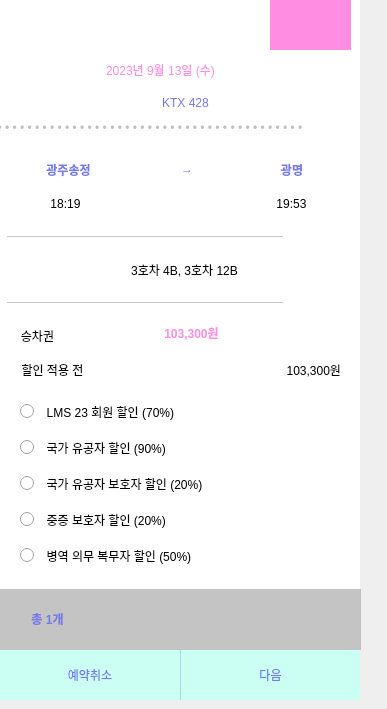
       <widget class="QWidget" name="page_3">
        <widget class="QLabel" name="label2_j">
         <property name="geometry">
          <rect>
           <x>0</x>
           <y>0</y>
           <width>360</width>
           <height>50</height>
          </rect>
         </property>
         <property name="font">
          <font>
           <pointsize>13</pointsize>
          </font>
         </property>
         <property name="styleSheet">
          <string notr="true">background-image: url(:/resources/paytop.png);
color: rgb(255, 255, 255);</string>
         </property>
         <property name="text">
          <string>승차권 확인</string>
         </property>
         <property name="alignment">
          <set>Qt::AlignCenter</set>
         </property>
        </widget>
        <widget class="QPushButton" name="hidebutton">
         <property name="geometry">
          <rect>
           <x>323</x>
           <y>13</y>
           <width>20</width>
           <height>20</height>
          </rect>
         </property>
         <property name="styleSheet">
          <string notr="true">image: url(:/resources/close.png);
background-color: rgb(255, 141, 225);
border:none;</string>
         </property>
         <property name="text">
          <string/>
         </property>
        </widget>
        <widget class="QLabel" name="label1_j">
         <property name="geometry">
          <rect>
           <x>270</x>
           <y>0</y>
           <width>81</width>
           <height>50</height>
          </rect>
         </property>
         <property name="styleSheet">
          <string notr="true">background-color: rgb(255, 141, 225);</string>
         </property>
         <property name="text">
          <string/>
         </property>
        </widget>
        <widget class="QLabel" name="day">
         <property name="geometry">
          <rect>
           <x>106</x>
           <y>54</y>
           <width>161</width>
           <height>31</height>
          </rect>
         </property>
         <property name="styleSheet">
          <string notr="true">color: rgb(255, 141, 225);
font: 13pt &quot;Ubuntu&quot;;</string>
         </property>
         <property name="text">
          <string>2023년 9월 13일 (수)</string>
         </property>
        </widget>
        <widget class="QLabel" name="day_2">
         <property name="geometry">
          <rect>
           <x>105</x>
           <y>87</y>
           <width>161</width>
           <height>31</height>
          </rect>
         </property>
         <property name="styleSheet">
          <string notr="true">color: rgb(116,122,232);
font: 13pt &quot;Ubuntu&quot;;</string>
         </property>
         <property name="text">
          <string>KTX 428</string>
         </property>
         <property name="alignment">
          <set>Qt::AlignCenter</set>
         </property>
        </widget>
        <widget class="QLabel" name="label_2_j">
         <property name="geometry">
          <rect>
           <x>0</x>
           <y>0</y>
           <width>360</width>
           <height>700</height>
          </rect>
         </property>
         <property name="styleSheet">
          <string notr="true">background-color: rgb(255, 255, 255);</string>
         </property>
         <property name="text">
          <string/>
         </property>
        </widget>
        <widget class="QLabel" name="label_3_j">
         <property name="geometry">
          <rect>
           <x>-10</x>
           <y>118</y>
           <width>371</width>
           <height>20</height>
          </rect>
         </property>
         <property name="styleSheet">
          <string notr="true">color: rgb(192, 191, 188);</string>
         </property>
         <property name="text">
          <string>• • • • • • • • • • • • • • • • • • • • • • • • • • • • • • • • • • • • • • • • • •</string>
         </property>
        </widget>
        <widget class="QLabel" name="label_4_j">
         <property name="geometry">
          <rect>
           <x>18</x>
           <y>150</y>
           <width>101</width>
           <height>40</height>
          </rect>
         </property>
         <property name="styleSheet">
          <string notr="true">color: rgb(116,122,232);
font: 18pt &quot;Ubuntu&quot;;
font: bold;</string>
         </property>
         <property name="text">
          <string>광주송정</string>
         </property>
         <property name="alignment">
          <set>Qt::AlignCenter</set>
         </property>
        </widget>
        <widget class="QLabel" name="label_6_j">
         <property name="geometry">
          <rect>
           <x>247</x>
           <y>150</y>
           <width>90</width>
           <height>40</height>
          </rect>
         </property>
         <property name="styleSheet">
          <string notr="true">color: rgb(116,122,232);
font: 18pt &quot;Ubuntu&quot;;
font: bold;</string>
         </property>
         <property name="text">
          <string>광명</string>
         </property>
         <property name="alignment">
          <set>Qt::AlignCenter</set>
         </property>
        </widget>
        <widget class="QLabel" name="label_7_j">
         <property name="geometry">
          <rect>
           <x>142</x>
           <y>149</y>
           <width>90</width>
           <height>40</height>
          </rect>
         </property>
         <property name="styleSheet">
          <string notr="true">color: rgb(116,122,232);
font: 16pt &quot;Ubuntu&quot;;
font: bold;</string>
         </property>
         <property name="text">
          <string>→</string>
         </property>
         <property name="alignment">
          <set>Qt::AlignCenter</set>
         </property>
        </widget>
        <widget class="QLabel" name="label_8_j">
         <property name="geometry">
          <rect>
           <x>7</x>
           <y>226</y>
           <width>371</width>
           <height>20</height>
          </rect>
         </property>
         <property name="styleSheet">
          <string notr="true">color: rgb(192, 191, 188);</string>
         </property>
         <property name="text">
          <string>―――――――――――――――――――――――</string>
         </property>
        </widget>
        <widget class="QLabel" name="label_9_j">
         <property name="geometry">
          <rect>
           <x>32</x>
           <y>195</y>
           <width>67</width>
           <height>17</height>
          </rect>
         </property>
         <property name="styleSheet">
          <string notr="true">font: 13pt &quot;Ubuntu&quot;;</string>
         </property>
         <property name="text">
          <string>18:19</string>
         </property>
         <property name="alignment">
          <set>Qt::AlignCenter</set>
         </property>
        </widget>
        <widget class="QLabel" name="label_10_j">
         <property name="geometry">
          <rect>
           <x>258</x>
           <y>195</y>
           <width>67</width>
           <height>17</height>
          </rect>
         </property>
         <property name="styleSheet">
          <string notr="true">font: 13pt &quot;Ubuntu&quot;;</string>
         </property>
         <property name="text">
          <string>19:53</string>
         </property>
         <property name="alignment">
          <set>Qt::AlignCenter</set>
         </property>
        </widget>
        <widget class="QLabel" name="label_11_j">
         <property name="geometry">
          <rect>
           <x>7</x>
           <y>292</y>
           <width>371</width>
           <height>20</height>
          </rect>
         </property>
         <property name="styleSheet">
          <string notr="true">color: rgb(192, 191, 188);</string>
         </property>
         <property name="text">
          <string>―――――――――――――――――――――――</string>
         </property>
        </widget>
        <widget class="QLabel" name="label_12_j">
         <property name="geometry">
          <rect>
           <x>99</x>
           <y>249</y>
           <width>171</width>
           <height>41</height>
          </rect>
         </property>
         <property name="styleSheet">
          <string notr="true">font: 13pt &quot;Ubuntu&quot;;</string>
         </property>
         <property name="text">
          <string>3호차 4B, 3호차 12B</string>
         </property>
         <property name="alignment">
          <set>Qt::AlignCenter</set>
         </property>
        </widget>
        <widget class="QLabel" name="label_13_j">
         <property name="geometry">
          <rect>
           <x>2</x>
           <y>325</y>
           <width>71</width>
           <height>21</height>
          </rect>
         </property>
         <property name="styleSheet">
          <string notr="true">font: 14pt &quot;Ubuntu&quot;;</string>
         </property>
         <property name="text">
          <string>승차권</string>
         </property>
         <property name="alignment">
          <set>Qt::AlignCenter</set>
         </property>
        </widget>
        <widget class="QLabel" name="label_14_j">
         <property name="geometry">
          <rect>
           <x>121</x>
           <y>313</y>
           <width>141</width>
           <height>40</height>
          </rect>
         </property>
         <property name="styleSheet">
          <string notr="true">color: rgb(255, 141, 225);
font: 18pt &quot;Ubuntu&quot;;
font: bold;</string>
         </property>
         <property name="text">
          <string>103,300원</string>
         </property>
         <property name="alignment">
          <set>Qt::AlignCenter</set>
         </property>
        </widget>
        <widget class="QFrame" name="frame">
         <property name="geometry">
          <rect>
           <x>0</x>
           <y>650</y>
           <width>360</width>
           <height>50</height>
          </rect>
         </property>
         <property name="frameShape">
          <enum>QFrame::StyledPanel</enum>
         </property>
         <property name="frameShadow">
          <enum>QFrame::Raised</enum>
         </property>
         <widget class="QPushButton" name="jpaybutton_2">
          <property name="geometry">
           <rect>
            <x>180</x>
            <y>0</y>
            <width>180</width>
            <height>50</height>
           </rect>
          </property>
          <property name="styleSheet">
           <string notr="true">background-color: rgb(204, 255, 244);
color: rgb(116, 122, 232);
font: 13pt &quot;Ubuntu&quot;;
border:none;
border-left: 1px solid lightblue;
</string>
          </property>
          <property name="text">
           <string>다음</string>
          </property>
         </widget>
         <widget class="QPushButton" name="jpaybutton_3">
          <property name="geometry">
           <rect>
            <x>0</x>
            <y>0</y>
            <width>180</width>
            <height>50</height>
           </rect>
          </property>
          <property name="styleSheet">
           <string notr="true">background-color: rgb(204, 255, 244);
color: rgb(116, 122, 232);
font: 13pt &quot;Ubuntu&quot;;
border:none;
</string>
          </property>
          <property name="text">
           <string>예약취소</string>
          </property>
          <property name="flat">
           <bool>false</bool>
          </property>
         </widget>
        </widget>
        <widget class="QRadioButton" name="radioButton_0">
         <property name="geometry">
          <rect>
           <x>20</x>
           <y>400</y>
           <width>291</width>
           <height>23</height>
          </rect>
         </property>
         <property name="styleSheet">
          <string notr="true">font: 12pt &quot;Ubuntu&quot;;
</string>
         </property>
         <property name="text">
          <string>  LMS 23 회원 할인 (70%)</string>
         </property>
         <attribute name="buttonGroup">
          <string notr="true">disbutton</string>
         </attribute>
        </widget>
        <widget class="QLabel" name="label_15_j">
         <property name="geometry">
          <rect>
           <x>-3</x>
           <y>359</y>
           <width>111</width>
           <height>21</height>
          </rect>
         </property>
         <property name="styleSheet">
          <string notr="true">font: 13pt &quot;Ubuntu&quot;;</string>
         </property>
         <property name="text">
          <string>할인 적용 전</string>
         </property>
         <property name="alignment">
          <set>Qt::AlignCenter</set>
         </property>
        </widget>
        <widget class="QLabel" name="label_16_j">
         <property name="geometry">
          <rect>
           <x>160</x>
           <y>359</y>
           <width>181</width>
           <height>21</height>
          </rect>
         </property>
         <property name="styleSheet">
          <string notr="true">font: 13pt &quot;Ubuntu&quot;;</string>
         </property>
         <property name="text">
          <string>103,300원</string>
         </property>
         <property name="alignment">
          <set>Qt::AlignRight|Qt::AlignTrailing|Qt::AlignVCenter</set>
         </property>
        </widget>
        <widget class="QRadioButton" name="radioButton_1">
         <property name="geometry">
          <rect>
           <x>20</x>
           <y>436</y>
           <width>291</width>
           <height>23</height>
          </rect>
         </property>
         <property name="styleSheet">
          <string notr="true">font: 12pt &quot;Ubuntu&quot;;
</string>
         </property>
         <property name="text">
          <string>  국가 유공자 할인 (90%)</string>
         </property>
         <attribute name="buttonGroup">
          <string notr="true">disbutton</string>
         </attribute>
        </widget>
        <widget class="QRadioButton" name="radioButton_2">
         <property name="geometry">
          <rect>
           <x>20</x>
           <y>472</y>
           <width>291</width>
           <height>23</height>
          </rect>
         </property>
         <property name="styleSheet">
          <string notr="true">font: 12pt &quot;Ubuntu&quot;;
</string>
         </property>
         <property name="text">
          <string>  국가 유공자 보호자 할인 (20%)</string>
         </property>
         <attribute name="buttonGroup">
          <string notr="true">disbutton</string>
         </attribute>
        </widget>
        <widget class="QRadioButton" name="radioButton_3">
         <property name="geometry">
          <rect>
           <x>20</x>
           <y>508</y>
           <width>291</width>
           <height>23</height>
          </rect>
         </property>
         <property name="styleSheet">
          <string notr="true">font: 12pt &quot;Ubuntu&quot;;
</string>
         </property>
         <property name="text">
          <string>  중증 보호자 할인 (20%)</string>
         </property>
         <attribute name="buttonGroup">
          <string notr="true">disbutton</string>
         </attribute>
        </widget>
        <widget class="QRadioButton" name="radioButton_4">
         <property name="geometry">
          <rect>
           <x>20</x>
           <y>544</y>
           <width>291</width>
           <height>23</height>
          </rect>
         </property>
         <property name="styleSheet">
          <string notr="true">font: 12pt &quot;Ubuntu&quot;;
</string>
         </property>
         <property name="text">
          <string>  병역 의무 복무자 할인 (50%)</string>
         </property>
         <attribute name="buttonGroup">
          <string notr="true">disbutton</string>
         </attribute>
        </widget>
        <widget class="QLabel" name="label_17_j">
         <property name="geometry">
          <rect>
           <x>10</x>
           <y>580</y>
           <width>67</width>
           <height>17</height>
          </rect>
         </property>
         <property name="text">
          <string/>
         </property>
        </widget>
        <widget class="QLabel" name="label_18_j">
         <property name="geometry">
          <rect>
           <x>0</x>
           <y>589</y>
           <width>361</width>
           <height>61</height>
          </rect>
         </property>
         <property name="styleSheet">
          <string notr="true">background-color: rgba(180, 180, 180, 200);</string>
         </property>
         <property name="text">
          <string/>
         </property>
        </widget>
        <widget class="QLabel" name="label_19_j">
         <property name="geometry">
          <rect>
           <x>14</x>
           <y>610</y>
           <width>67</width>
           <height>17</height>
          </rect>
         </property>
         <property name="styleSheet">
          <string notr="true">color: rgb(116,122,232);
font: 13pt &quot;Ubuntu&quot;;
font: bold;</string>
         </property>
         <property name="text">
          <string>총 1개</string>
         </property>
         <property name="alignment">
          <set>Qt::AlignCenter</set>
         </property>
        </widget>
        <widget class="QLabel" name="label_20_j">
         <property name="geometry">
          <rect>
           <x>244</x>
           <y>610</y>
           <width>101</width>
           <height>21</height>
          </rect>
         </property>
         <property name="styleSheet">
          <string notr="true">color: rgb(255, 255, 255);
font: 13pt &quot;Ubuntu&quot;;
font: bold;</string>
         </property>
         <property name="text">
          <string/>
         </property>
         <property name="alignment">
          <set>Qt::AlignCenter</set>
         </property>
        </widget>
        <zorder>label_2_j</zorder>
        <zorder>label2_j</zorder>
        <zorder>label1_j</zorder>
        <zorder>day</zorder>
        <zorder>day_2</zorder>
        <zorder>label_3_j</zorder>
        <zorder>label_4_j</zorder>
        <zorder>label_6_j</zorder>
        <zorder>label_7_j</zorder>
        <zorder>label_8_j</zorder>
        <zorder>label_9_j</zorder>
        <zorder>label_10_j</zorder>
        <zorder>label_11_j</zorder>
        <zorder>label_12_j</zorder>
        <zorder>label_13_j</zorder>
        <zorder>label_14_j</zorder>
        <zorder>frame</zorder>
        <zorder>radioButton_0</zorder>
        <zorder>label_15_j</zorder>
        <zorder>label_16_j</zorder>
        <zorder>radioButton_1</zorder>
        <zorder>radioButton_2</zorder>
        <zorder>radioButton_3</zorder>
        <zorder>radioButton_4</zorder>
        <zorder>label_17_j</zorder>
        <zorder>label_18_j</zorder>
        <zorder>label_19_j</zorder>
        <zorder>label_20_j</zorder>
        <zorder>hidebutton</zorder>
       </widget>
